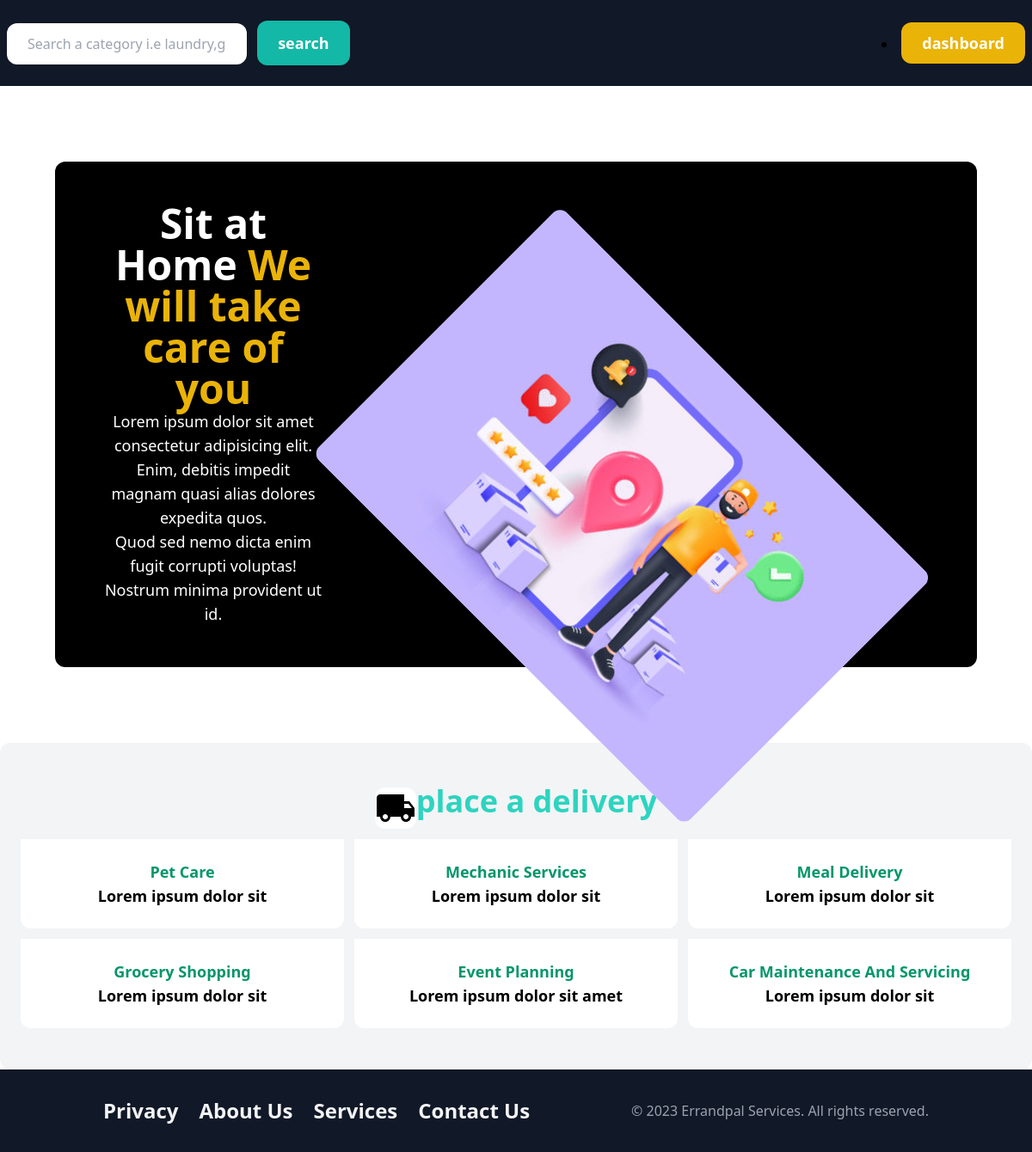
Page /task/ on the committed database.
### task/models.py (models this page shows, shortened)
class Category(models.Model):
    name = models.CharField(max_length=255)
    description = models.TextField()
    class Meta:
        ordering=['-name']
        verbose_name_plural='Categories'

### task/views.py (the view)
# urls.py: path('', include('task.urls')),
def task (request):
    categories=Category.objects.all()[0:6]
    context={'categories':categories,}
    return render(request, 'task/task.html',context)

### task/templates/task/task.html (shortened to what this page needs)
{% extends 'task/base.html' %}
{% load static %}
{% block content %}
<nav class="px-2 py-4 bg-gray-900 flex flex-row items-center justify-between">
  <form action="" class="flex items-center flex-col">
    <div class="">
      <input type="text" class="px-6 py-3 rounded-xl border-0" placeholder="Search a category i.e laundry,grocery...">
    <input type="submit" value="search" class="px-6 py-3 m-2 text-lg font-semibold text-white bg-teal-500 rounded-xl hover:bg-teal-700">
    </div>
  </form>
  <div class="">
    <li class=""><a href="{% url 'dash:index' %}" class="px-6 py-3 rounded-xl font-semibold text-lg text-white bg-yellow-500 hover:bg-yellow-700">dashboard</a></li>
  </div>
</nav>
<div class=" px-6 py-12 rounded-xl m-10">
    <div class="flex flex-col md:flex-row items-center justify-between   bg-black px-6 py-12 w-full h-full rounded-xl  p-4">
       <div class="w-full ml-0 md:w-1/4 ml-8">
        <h2 class="text-5xl text-white font-bold text-center ">Sit at Home <span class="text-yellow-500 font-bold">We will take care of you</span></h2>
        <p class="text-lg text-center text-white">Lorem ipsum dolor sit amet consectetur adipisicing elit.<br> Enim, debitis impedit magnam quasi alias dolores expedita quos.<br> Quod sed nemo dicta enim fugit corrupti voluptas!<br> Nostrum minima provident ut id.</p>
       </div>
    <div class="">
      <img src="/media/task1.jpg" class=" task1 object-center rounded-xl ">
  </div>
  </div>
</div>
<div class=" mt-6 px-6 py-12 bg-gray-100 rounded-xl">
  <div class="flex flex-row justify-center items-center">
    <img src="/media/del.svg" alt="" class="h-12 w-12  bg-white rounded-xl">
  <h2 class=" text-4xl font-semibold mb-4 text-center text-teal-400 hover:text-teal-800">
        place a delivery </h2>
  </div>
  <div class="mt-2 grid grid-cols-1 md:grid-cols-3 gap-3">
    {% for category in categories %}
     <a href="{% url 'task:create' %}" class="">
      <div class="p-6 bg-white rounded-b-xl">
        <h4 class="text-lg font-bold text-center text-emerald-600 hover:text-emerald-800 ">{{category.name}}</h4>
        <p class="text-lg  font-semibold text-center ">{{category.description}}</p>
       </div>
     </a>
     {% endfor %}
  </div>
</div>
{% endblock %}

### task/templates/task/base.html (shortened to what this page needs)
<!DOCTYPE html>
{% load static %}
<html lang="en">
<head>
    <link rel="stylesheet" href="{% static 'css/index.css' %}">
    <script src="https://cdn.tailwindcss.com"></script>
</head>
<body>
{% block content %}
{% endblock %}
   <footer class="bg-gray-900 text-gray-400">
    <div class="container mx-auto py-8 px-4 sm:px-6 lg:px-8">
      <div class="md:flex md:items-center md:justify-between">
        <div class="flex justify-center md:justify-start">
          <a href="#" class="text-2xl font-semibold text-gray-100 hover:text-teal-400 mr-6">Privacy</a>
          <a href="#" class="text-2xl font-semibold text-gray-100 hover:text-teal-400 mr-6">About Us</a>
          <a href="#" class="text-2xl font-semibold text-gray-100 hover:text-teal-400 mr-6">Services</a>
          <a href="#" class="text-2xl font-semibold text-gray-100 hover:text-teal-400">Contact Us</a>
        </div>
        <div class="mt-8 md:mt-0">
          <p class="text-gray-400 text-center md:text-left">&copy; <span class="demo"></span> Errandpal Services. All rights reserved.</p>
        </div>
      </div>
    </div>
  </footer>
</body>
</html>

### static/css/index.css (style rules this page uses)
* { box-sizing:border-box }
.task1 { transform: rotate(45deg); transform-origin: 20% 40%; }

### rows in the picture
Category: name "Pet Care", description "Lorem ipsum dolor sit"
Category: name "Mechanic Services", description "Lorem ipsum dolor sit"
Category: name "Meal Delivery", description "Lorem ipsum dolor sit"
Category: name "Grocery Shopping", description "Lorem ipsum dolor sit"
Category: name "Event Planning", description "Lorem ipsum dolor sit amet"
Category: name "Car Maintenance And Servicing", description "Lorem ipsum dolor sit"
